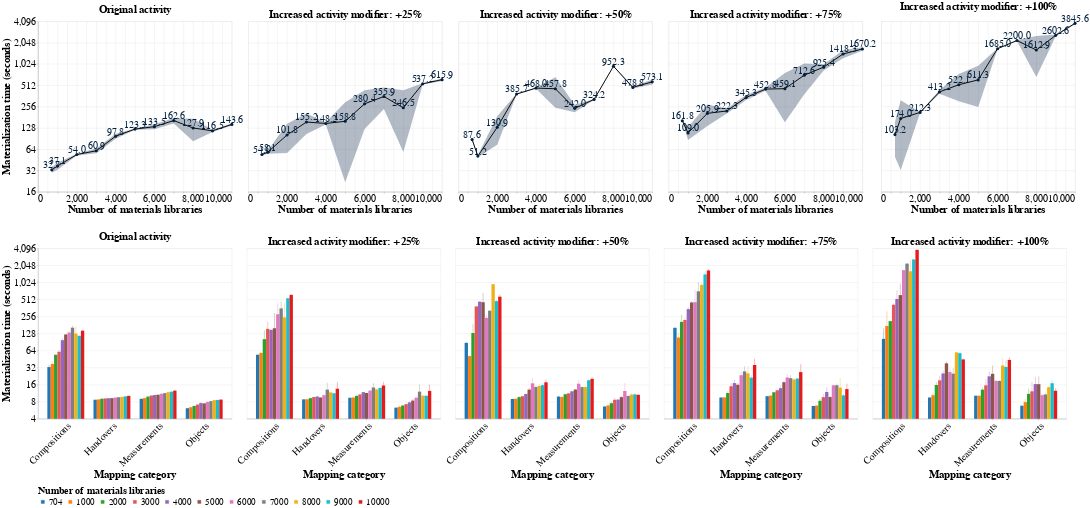

This figure's notebook cell:
### Code cell
top = alt.hconcat(*real_mat_times_charts, spacing=15).resolve_scale(x='shared', y='shared')
bot = alt.hconcat(*mat_times_per_cat_charts, spacing=10).resolve_scale(x='shared', y='shared')



#real_mat_times_chart.save('real_materialization_time_per_n_samples_per_multiplier_all.pdf')
#real_mat_times_chart


#mat_times_per_category_chart.save('materialization_time_per_category_and_n_samples_all.pdf')
#mat_times_per_category_chart

alt.vconcat(top, bot, spacing=50).save('materialization_time_per_category_and_n_samples_all_horizontal.pdf')
alt.vconcat(top, bot, spacing=50)
